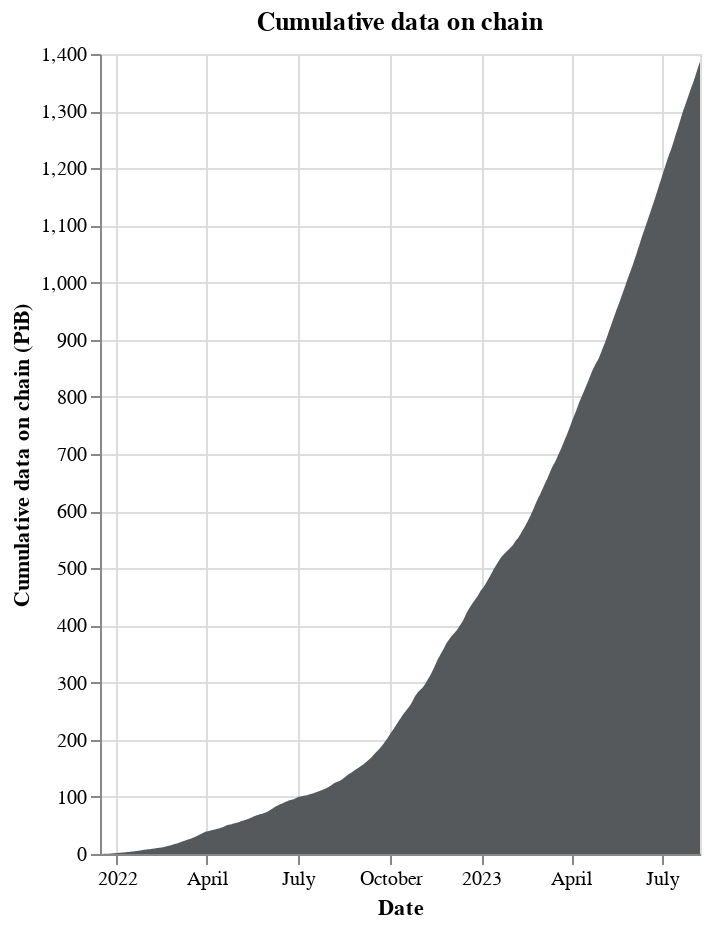

Notebook source saved alongside this figure:
### Code cell
# Now cumulative data on chain

df["cumulative_data"] = df["onboarded_tibs"].cumsum()

alt.Chart(df).mark_area().encode(
    x=alt.X("date:T", title="Date"),
    y=alt.Y("cumulative_data:Q", title="Cumulative data on chain (PiB)"),
    color=alt.value("#55595c"),
    tooltip=["date:T", "cumulative_data:Q"],
).properties(
    width="container",
    height=400,
    title="Cumulative data on chain",
)

### Figure 1 — Vega-Lite specification as saved in the notebook (floating-point values rounded to 4 significant figures; data arrays with more than 128 entries replaced by an {"elided": "..."} marker saying what was removed)
{"config": {"view": {"continuousWidth": 300, "continuousHeight": 300}}, "data": {"name": "data-7423f42c5f1008db815fade1ba9460a3"}, "mark": {"type": "area"}, "encoding": {"color": {"value": "#55595c"}, "tooltip": [{"field": "date", "type": "temporal"}, {"field": "cumulative_data", "type": "quantitative"}], "x": {"field": "date", "title": "Date", "type": "temporal"}, "y": {"field": "cumulative_data", "title": "Cumulative data on chain (PiB)", "type": "quantitative"}}, "height": 400, "title": "Cumulative data on chain", "width": "container", "$schema": "https://vega.github.io/schema/vega-lite/v5.8.0.json", "datasets": {"data-7423f42c5f1008db815fade1ba9460a3": {"elided": "602 records"}}}
